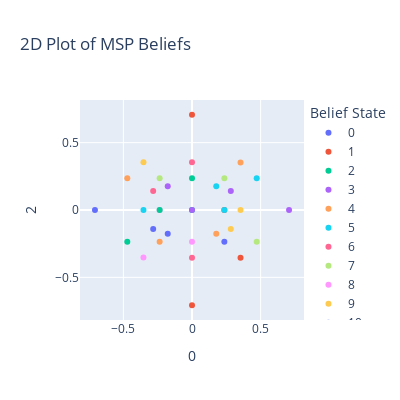

Notebook source saved alongside this figure:
### Code cell
beliefs_3d = vis_pca.transform(list(msp_belief_index.keys()))
colors = px.colors.qualitative.Light24 + px.colors.qualitative.Dark24 + px.colors.qualitative.Plotly

# make a 2d plot using the 0th and 1st dim of beliefs_3d
fig = px.scatter(beliefs_3d, x=0, y=2, 
                 color=[str(i) for i in list(msp_belief_index.values())],
                 title='2D Plot of MSP Beliefs',
                 labels={'x': 'PCA Dimension 1', 'y': 'PCA Dimension 2', 'color': 'Belief State'},
                 color_continuous_scale=colors,
                 size_max=1000)  # Increase the size of the dots

# Make the figure square
fig.update_layout(width=400, height=400)

fig.show()

### Figure 1 — Plotly figure (JSON) as saved in the notebook; plotly's stock layout.template omitted (floating-point values rounded to 4 significant figures)
{"data": [{"hovertemplate": "Belief State=0<br>0=%{x}<br>2=%{y}<extra></extra>", "legendgroup": "0", "marker": {"color": "#636efa", "symbol": "circle"}, "mode": "markers", "name": "0", "orientation": "v", "showlegend": true, "type": "scatter", "x": [-0.1768], "xaxis": "x", "y": [-0.1768], "yaxis": "y"}, {"hovertemplate": "Belief State=1<br>0=%{x}<br>2=%{y}<extra></extra>", "legendgroup": "1", "marker": {"color": "#EF553B", "symbol": "circle"}, "mode": "markers", "name": "1", "orientation": "v", "showlegend": true, "type": "scatter", "x": [0.2357], "xaxis": "x", "y": [-1.11e-16], "yaxis": "y"}, {"hovertemplate": "Belief State=2<br>0=%{x}<br>2=%{y}<extra></extra>", "legendgroup": "2", "marker": {"color": "#00cc96", "symbol": "circle"}, "mode": "markers", "name": "2", "orientation": "v", "showlegend": true, "type": "scatter", "x": [-0.4714], "xaxis": "x", "y": [-0.2357], "yaxis": "y"}, {"hovertemplate": "Belief State=3<br>0=%{x}<br>2=%{y}<extra></extra>", "legendgroup": "3", "marker": {"color": "#ab63fa", "symbol": "circle"}, "mode": "markers", "name": "3", "orientation": "v", "showlegend": true, "type": "scatter", "x": [0.7071], "xaxis": "x", "y": [-3.777e-16], "yaxis": "y"}, {"hovertemplate": "Belief State=4<br>0=%{x}<br>2=%{y}<extra></extra>", "legendgroup": "4", "marker": {"color": "#FFA15A", "symbol": "circle"}, "mode": "markers", "name": "4", "orientation": "v", "showlegend": true, "type": "scatter", "x": [0.3536], "xaxis": "x", "y": [0.3536], "yaxis": "y"}, {"hovertemplate": "Belief State=5<br>0=%{x}<br>2=%{y}<extra></extra>", "legendgroup": "5", "marker": {"color": "#19d3f3", "symbol": "circle"}, "mode": "markers", "name": "5", "orientation": "v", "showlegend": true, "type": "scatter", "x": [0.4714], "xaxis": "x", "y": [0.2357], "yaxis": "y"}, {"hovertemplate": "Belief State=6<br>0=%{x}<br>2=%{y}<extra></extra>", "legendgroup": "6", "marker": {"color": "#FF6692", "symbol": "circle"}, "mode": "markers", "name": "6", "orientation": "v", "showlegend": true, "type": "scatter", "x": [-7.612e-17], "xaxis": "x", "y": [0.3536], "yaxis": "y"}, {"hovertemplate": "Belief State=7<br>0=%{x}<br>2=%{y}<extra></extra>", "legendgroup": "7", "marker": {"color": "#B6E880", "symbol": "circle"}, "mode": "markers", "name": "7", "orientation": "v", "showlegend": true, "type": "scatter", "x": [0.4714], "xaxis": "x", "y": [-0.2357], "yaxis": "y"}, {"hovertemplate": "Belief State=8<br>0=%{x}<br>2=%{y}<extra></extra>", "legendgroup": "8", "marker": {"color": "#FF97FF", "symbol": "circle"}, "mode": "markers", "name": "8", "orientation": "v", "showlegend": true, "type": "scatter", "x": [-0.3536], "xaxis": "x", "y": [-0.3536], "yaxis": "y"}, {"hovertemplate": "Belief State=9<br>0=%{x}<br>2=%{y}<extra></extra>", "legendgroup": "9", "marker": {"color": "#FECB52", "symbol": "circle"}, "mode": "markers", "name": "9", "orientation": "v", "showlegend": true, "type": "scatter", "x": [0.3536], "xaxis": "x", "y": [-1.819e-16], "yaxis": "y"}, {"hovertemplate": "Belief State=10<br>0=%{x}<br>2=%{y}<extra></extra>", "legendgroup": "10", "marker": {"color": "#636efa", "symbol": "circle"}, "mode": "markers", "name": "10", "orientation": "v", "showlegend": true, "type": "scatter", "x": [-0.7071], "xaxis": "x", "y": [3.186e-16], "yaxis": "y"}, {"hovertemplate": "Belief State=11<br>0=%{x}<br>2=%{y}<extra></extra>", "legendgroup": "11", "marker": {"color": "#EF553B", "symbol": "circle"}, "mode": "markers", "name": "11", "orientation": "v", "showlegend": true, "type": "scatter", "x": [0.3536], "xaxis": "x", "y": [-0.3536], "yaxis": "y"}, {"hovertemplate": "Belief State=12<br>0=%{x}<br>2=%{y}<extra></extra>", "legendgroup": "12", "marker": {"color": "#00cc96", "symbol": "circle"}, "mode": "markers", "name": "12", "orientation": "v", "showlegend": true, "type": "scatter", "x": [-5.762e-17], "xaxis": "x", "y": [0.2357], "yaxis": "y"}, {"hovertemplate": "Belief State=13<br>0=%{x}<br>2=%{y}<extra></extra>", "legendgroup": "13", "marker": {"color": "#ab63fa", "symbol": "circle"}, "mode": "markers", "name": "13", "orientation": "v", "showlegend": true, "type": "scatter", "x": [-0.1768], "xaxis": "x", "y": [0.1768], "yaxis": "y"}, {"hovertemplate": "Belief State=14<br>0=%{x}<br>2=%{y}<extra></extra>", "legendgroup": "14", "marker": {"color": "#FFA15A", "symbol": "circle"}, "mode": "markers", "name": "14", "orientation": "v", "showlegend": true, "type": "scatter", "x": [0.1768], "xaxis": "x", "y": [-0.1768], "yaxis": "y"}, {"hovertemplate": "Belief State=15<br>0=%{x}<br>2=%{y}<extra></extra>", "legendgroup": "15", "marker": {"color": "#19d3f3", "symbol": "circle"}, "mode": "markers", "name": "15", "orientation": "v", "showlegend": true, "type": "scatter", "x": [-0.3536], "xaxis": "x", "y": [1.662e-16], "yaxis": "y"}, {"hovertemplate": "Belief State=16<br>0=%{x}<br>2=%{y}<extra></extra>", "legendgroup": "16", "marker": {"color": "#FF6692", "symbol": "circle"}, "mode": "markers", "name": "16", "orientation": "v", "showlegend": true, "type": "scatter", "x": [-4.925e-16], "xaxis": "x", "y": [-0.3536], "yaxis": "y"}, {"hovertemplate": "Belief State=17<br>0=%{x}<br>2=%{y}<extra></extra>", "legendgroup": "17", "marker": {"color": "#B6E880", "symbol": "circle"}, "mode": "markers", "name": "17", "orientation": "v", "showlegend": true, "type": "scatter", "x": [-0.2357], "xaxis": "x", "y": [0.2357], "yaxis": "y"}, {"hovertemplate": "Belief State=18<br>0=%{x}<br>2=%{y}<extra></extra>", "legendgroup": "18", "marker": {"color": "#FF97FF", "symbol": "circle"}, "mode": "markers", "name": "18", "orientation": "v", "showlegend": true, "type": "scatter", "x": [-3.352e-16], "xaxis": "x", "y": [-0.2357], "yaxis": "y"}, {"hovertemplate": "Belief State=19<br>0=%{x}<br>2=%{y}<extra></extra>", "legendgroup": "19", "marker": {"color": "#FECB52", "symbol": "circle"}, "mode": "markers", "name": "19", "orientation": "v", "showlegend": true, "type": "scatter", "x": [0.2828], "xaxis": "x", "y": [-0.1414], "yaxis": "y"}, {"hovertemplate": "Belief State=20<br>0=%{x}<br>2=%{y}<extra></extra>", "legendgroup": "20", "marker": {"color": "#636efa", "symbol": "circle"}, "mode": "markers", "name": "20", "orientation": "v", "showlegend": true, "type": "scatter", "x": [-0.2828], "xaxis": "x", "y": [-0.1414], "yaxis": "y"}, {"hovertemplate": "Belief State=21<br>0=%{x}<br>2=%{y}<extra></extra>", "legendgroup": "21", "marker": {"color": "#EF553B", "symbol": "circle"}, "mode": "markers", "name": "21", "orientation": "v", "showlegend": true, "type": "scatter", "x": [-1.316e-16], "xaxis": "x", "y": [0.7071], "yaxis": "y"}, {"hovertemplate": "Belief State=22<br>0=%{x}<br>2=%{y}<extra></extra>", "legendgroup": "22", "marker": {"color": "#00cc96", "symbol": "circle"}, "mode": "markers", "name": "22", "orientation": "v", "showlegend": true, "type": "scatter", "x": [-2.061e-17], "xaxis": "x", "y": [1.388e-17], "yaxis": "y"}, {"hovertemplate": "Belief State=23<br>0=%{x}<br>2=%{y}<extra></extra>", "legendgroup": "23", "marker": {"color": "#ab63fa", "symbol": "circle"}, "mode": "markers", "name": "23", "orientation": "v", "showlegend": true, "type": "scatter", "x": [0.2828], "xaxis": "x", "y": [0.1414], "yaxis": "y"}, {"hovertemplate": "Belief State=24<br>0=%{x}<br>2=%{y}<extra></extra>", "legendgroup": "24", "marker": {"color": "#FFA15A", "symbol": "circle"}, "mode": "markers", "name": "24", "orientation": "v", "showlegend": true, "type": "scatter", "x": [-0.2357], "xaxis": "x", "y": [-0.2357], "yaxis": "y"}, {"hovertemplate": "Belief State=25<br>0=%{x}<br>2=%{y}<extra></extra>", "legendgroup": "25", "marker": {"color": "#19d3f3", "symbol": "circle"}, "mode": "markers", "name": "25", "orientation": "v", "showlegend": true, "type": "scatter", "x": [0.1768], "xaxis": "x", "y": [0.1768], "yaxis": "y"}, {"hovertemplate": "Belief State=26<br>0=%{x}<br>2=%{y}<extra></extra>", "legendgroup": "26", "marker": {"color": "#FF6692", "symbol": "circle"}, "mode": "markers", "name": "26", "orientation": "v", "showlegend": true, "type": "scatter", "x": [-0.2828], "xaxis": "x", "y": [0.1414], "yaxis": "y"}, {"hovertemplate": "Belief State=27<br>0=%{x}<br>2=%{y}<extra></extra>", "legendgroup": "27", "marker": {"color": "#B6E880", "symbol": "circle"}, "mode": "markers", "name": "27", "orientation": "v", "showlegend": true, "type": "scatter", "x": [0.2357], "xaxis": "x", "y": [0.2357], "yaxis": "y"}, {"hovertemplate": "Belief State=28<br>0=%{x}<br>2=%{y}<extra></extra>", "legendgroup": "28", "marker": {"color": "#FF97FF", "symbol": "circle"}, "mode": "markers", "name": "28", "orientation": "v", "showlegend": true, "type": "scatter", "x": [-0.2357], "xaxis": "x", "y": [1.155e-16], "yaxis": "y"}, {"hovertemplate": "Belief State=29<br>0=%{x}<br>2=%{y}<extra></extra>", "legendgroup": "29", "marker": {"color": "#FECB52", "symbol": "circle"}, "mode": "markers", "name": "29", "orientation": "v", "showlegend": true, "type": "scatter", "x": [-0.3536], "xaxis": "x", "y": [0.3536], "yaxis": "y"}, {"hovertemplate": "Belief State=30<br>0=%{x}<br>2=%{y}<extra></extra>", "legendgroup": "30", "marker": {"color": "#636efa", "symbol": "circle"}, "mode": "markers", "name": "30", "orientation": "v", "showlegend": true, "type": "scatter", "x": [0.2357], "xaxis": "x", "y": [-0.2357], "yaxis": "y"}, {"hovertemplate": "Belief State=31<br>0=%{x}<br>2=%{y}<extra></extra>", "legendgroup": "31", "marker": {"color": "#EF553B", "symbol": "circle"}, "mode": "markers", "name": "31", "orientation": "v", "showlegend": true, "type": "scatter", "x": [-9.643e-16], "xaxis": "x", "y": [-0.7071], "yaxis": "y"}, {"hovertemplate": "Belief State=32<br>0=%{x}<br>2=%{y}<extra></extra>", "legendgroup": "32", "marker": {"color": "#00cc96", "symbol": "circle"}, "mode": "markers", "name": "32", "orientation": "v", "showlegend": true, "type": "scatter", "x": [-0.2357], "xaxis": "x", "y": [1.111e-16], "yaxis": "y"}, {"hovertemplate": "Belief State=33<br>0=%{x}<br>2=%{y}<extra></extra>", "legendgroup": "33", "marker": {"color": "#ab63fa", "symbol": "circle"}, "mode": "markers", "name": "33", "orientation": "v", "showlegend": true, "type": "scatter", "x": [-2.993e-17], "xaxis": "x", "y": [6.688e-20], "yaxis": "y"}, {"hovertemplate": "Belief State=34<br>0=%{x}<br>2=%{y}<extra></extra>", "legendgroup": "34", "marker": {"color": "#FFA15A", "symbol": "circle"}, "mode": "markers", "name": "34", "orientation": "v", "showlegend": true, "type": "scatter", "x": [-0.4714], "xaxis": "x", "y": [0.2357], "yaxis": "y"}, {"hovertemplate": "Belief State=35<br>0=%{x}<br>2=%{y}<extra></extra>", "legendgroup": "35", "marker": {"color": "#19d3f3", "symbol": "circle"}, "mode": "markers", "name": "35", "orientation": "v", "showlegend": true, "type": "scatter", "x": [0.2357], "xaxis": "x", "y": [-1.166e-16], "yaxis": "y"}], "layout": {"height": 400, "legend": {"title": {"text": "Belief State"}, "tracegroupgap": 0}, "title": {"text": "2D Plot of MSP Beliefs"}, "width": 400, "xaxis": {"anchor": "y", "domain": [0, 1], "title": {"text": "0"}}, "yaxis": {"anchor": "x", "domain": [0, 1], "title": {"text": "2"}}}}
